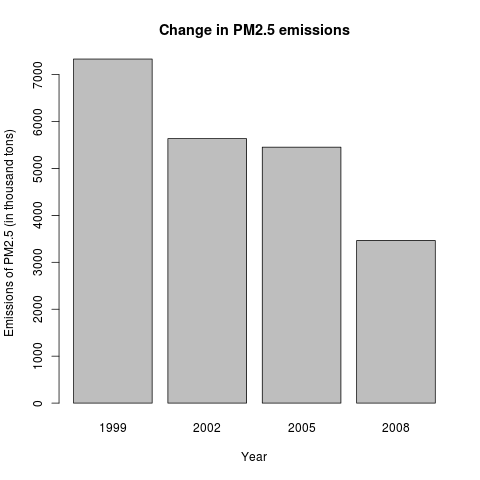

Source code (R):
source("load_data_set.R")

library(dplyr)

plot1data <- NEI %>% group_by(year) %>% summarise(Emissions = sum(Emissions))
# Plots the emissions in thousands of 1000 tones
barplot(
    plot1data$Emissions/1000, 
    names.arg = plot1data$year,
    xlab = "Year",
    ylab = "Emissions of PM2.5 (in thousand tons)",
    main = "Change in PM2.5 emissions"
    )
